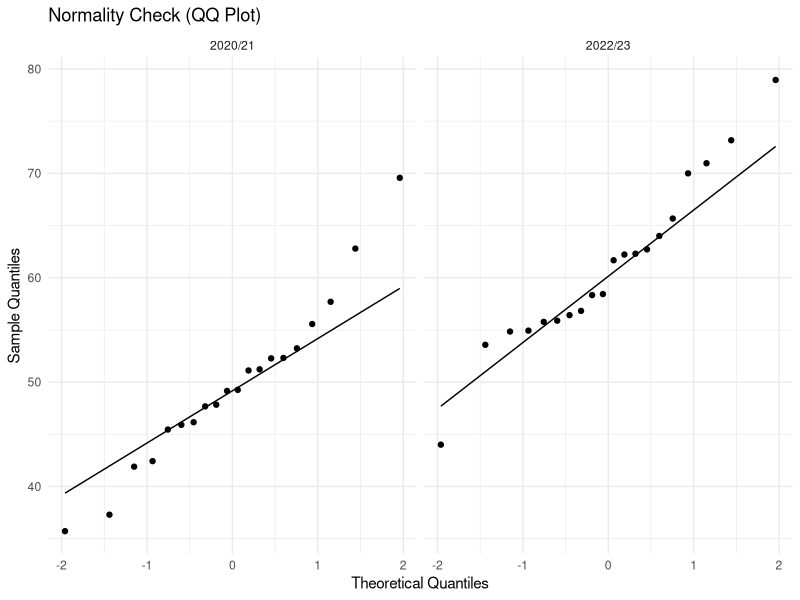

This figure's R source:
library(ggplot2)
library(tidyverse)

# -----------------
# Loading data
# -----------------
data1 <- read.csv("data/home_adv_2020_21.csv")
data2 <- read.csv("data/home_adv_2022_23.csv")

data1$dataset <- "2020/21"
data2$dataset <- "2022/23"

# -----------
# Stack data
# ------------
data_stacked <- bind_rows(data1, data2)

# -------------------------
# QQ plot (Normality check)
# -------------------------
ggplot(data_stacked, aes(sample = Home_Advantage)) +
  stat_qq() +
  stat_qq_line() +
  facet_wrap(~dataset, ncol = 2) +
  labs(
    x = "Theoretical Quantiles",
    y = "Sample Quantiles",
    title = "Normality Check (QQ Plot)"
  ) +
  theme_minimal()

# Homogenity Variance
# Teams to exclude since they are not in both seasons
# Filter the teams and home advantage data for both seasons
teams_to_exclude <- c("BOU", "BRE", "NFO", "SHU", "WBA", "BUR")

data1_filtered <- data1 %>%
  filter(!Team %in% teams_to_exclude)

data2_filtered <- data2 %>%
  filter(!Team %in% teams_to_exclude)

# Match the teams that are present in both seasons
# Filter the home advantage values for the matched teams
common_teams <- intersect(data1_filtered$Team, data2_filtered$Team)

x <- data1_filtered %>%
  filter(Team %in% common_teams) %>%
  arrange(Team) %>%
  pull(Home_Advantage)

y <- data2_filtered %>%
  filter(Team %in% common_teams) %>%
  arrange(Team) %>%
  pull(Home_Advantage)

# --------------------
# F-test (variance)
# --------------------
f_test_result <- var.test(x, y)
f_test_result


# ----------------
# Paired t-test
# ----------------
t_test_result <- t.test(x, y, paired = TRUE)
t_test_result
